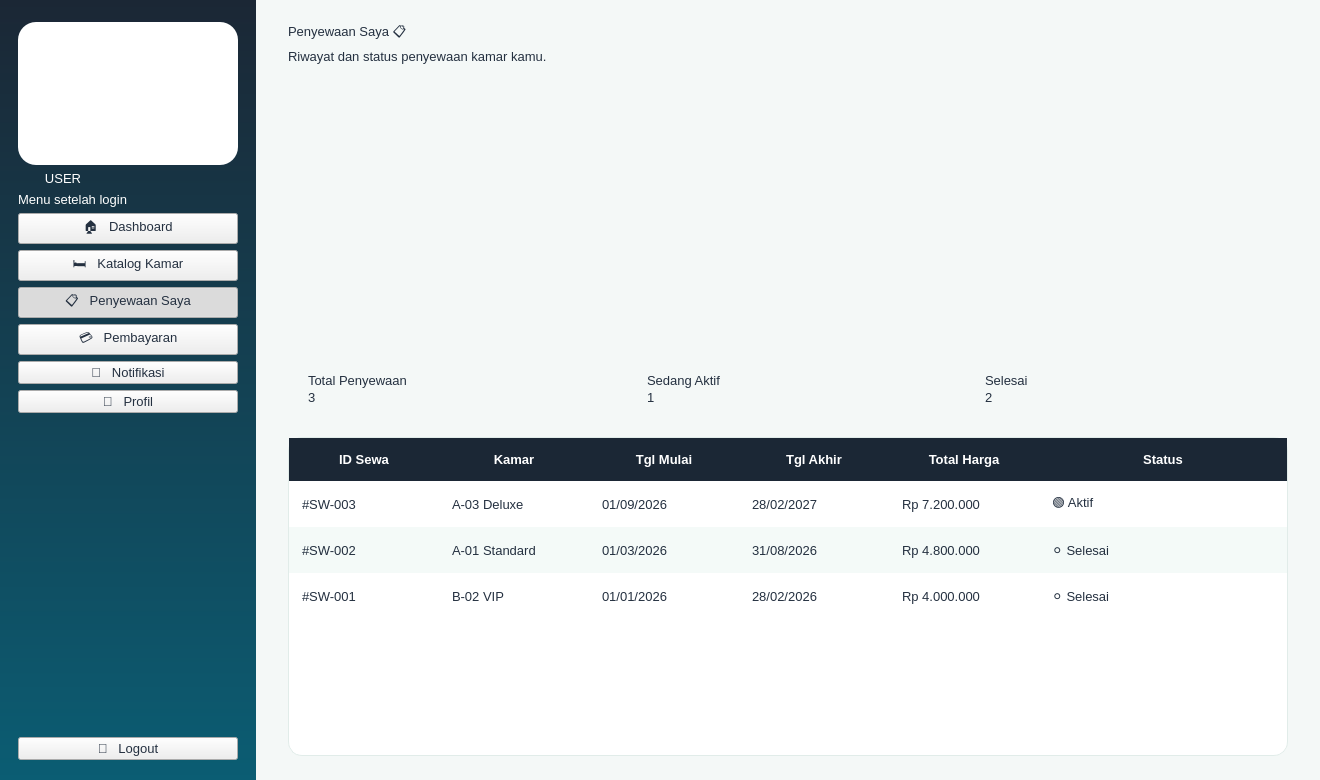
<?xml version="1.0" encoding="UTF-8"?>
<ui version="4.0">
 <class>Win_user_penyewaan</class>
 <widget class="QMainWindow" name="Win_user_penyewaan"><property name="geometry"><rect><x>0</x><y>0</y><width>1320</width><height>780</height></rect></property><property name="minimumSize"><size><width>1180</width><height>700</height></size></property><property name="windowTitle"><string>KOSTAY - Penyewaan Saya</string></property><property name="styleSheet"><string notr="true">
* { font-family: 'Segoe UI', 'Inter', sans-serif; font-size: 10pt; color: #243040; }
QMainWindow, QWidget#centralwidget { background: #F4F8F7; }
QLabel { background: transparent; }
QCheckBox { background: transparent; spacing: 8px; }
QScrollArea { background: transparent; border: none; }

QFrame#loginShell { background: #FFFFFF; border-radius: 28px; }
QFrame#brandPanel { background: qlineargradient(x1:0,y1:0,x2:1,y2:1, stop:0 #E9F8F2, stop:1 #CDEFF2); border-top-left-radius: 28px; border-bottom-left-radius: 28px; }
QWidget#centralwidgetLogin { background: qlineargradient(x1:0,y1:0,x2:1,y2:1, stop:0 #1B2735, stop:0.55 #0B5D73, stop:1 #12A87B); }

QFrame#sidebarUser, QFrame#sidebarAdmin { background: qlineargradient(x1:0,y1:0,x2:0,y2:1, stop:0 #1B2735, stop:1 #0B5D73); }
QFrame#sidebarUser QLabel, QFrame#sidebarAdmin QLabel { color: #FFFFFF; }
QFrame#logoCard { background: #FFFFFF; border-radius: 18px; }
QLabel[role="roleBadge"] { background: #F7A823; color: #1B2735; border-radius: 10px; padding: 4px 12px; font-weight: 800; letter-spacing: 2px; }
QFrame#sidebarUser QLabel[role="roleBadge"], QFrame#sidebarAdmin QLabel[role="roleBadge"] { color: #1B2735; }
QLabel[role="menuHint"] { color: #9FC3CB; font-size: 9pt; }
QPushButton[nav="true"] { color: #CFE3E6; text-align: left; padding: 13px 18px; border: none; border-radius: 12px; font-weight: 600; background: transparent; }
QPushButton[nav="true"]:hover { background: rgba(255,255,255,0.10); color: #FFFFFF; }
QPushButton[nav="true"]:checked { background: qlineargradient(x1:0,y1:0,x2:1,y2:0, stop:0 #12A87B, stop:1 #2DBE7E); color: #FFFFFF; }
QPushButton[nav="logout"] { color: #FFD9A0; text-align: left; padding: 12px 18px; border: 1px solid rgba(247,168,35,0.7); border-radius: 12px; font-weight: 700; background: transparent; }
QPushButton[nav="logout"]:hover { background: #F7A823; color: #1B2735; }

QFrame[card="white"] { background: #FFFFFF; border: 1px solid #E1ECE9; border-radius: 18px; }
QFrame[card="mint"] { background: qlineargradient(x1:0,y1:0,x2:1,y2:1, stop:0 #E3F7EF, stop:1 #D2EEF3); border: none; border-radius: 18px; }
QFrame[card="green"] { background: qlineargradient(x1:0,y1:0,x2:1,y2:1, stop:0 #12A87B, stop:1 #2DBE7E); border-radius: 18px; }
QFrame[card="navy"] { background: qlineargradient(x1:0,y1:0,x2:1,y2:1, stop:0 #1B2735, stop:1 #0B5D73); border-radius: 18px; }
QFrame[card="orange"] { background: qlineargradient(x1:0,y1:0,x2:1,y2:1, stop:0 #F7A823, stop:1 #FFC857); border-radius: 18px; }
QFrame[card="teal"] { background: qlineargradient(x1:0,y1:0,x2:1,y2:1, stop:0 #0B5D73, stop:1 #12A87B); border-radius: 18px; }
QFrame[card="green"] QLabel, QFrame[card="navy"] QLabel, QFrame[card="teal"] QLabel { color: #FFFFFF; }
QFrame[card="orange"] QLabel { color: #1B2735; }

QLabel[role="title"] { font-size: 22pt; font-weight: 800; color: #1B2735; }
QLabel[role="subtitle"] { font-size: 10.5pt; color: #6B7B8C; }
QLabel[role="section"] { font-size: 13pt; font-weight: 700; color: #1B2735; }
QLabel[role="statlabel"] { font-size: 10pt; font-weight: 600; }
QLabel[role="statvalue"] { font-size: 22pt; font-weight: 800; }
QLabel[role="statsub"] { font-size: 9pt; }
QLabel[role="price"] { font-size: 14pt; font-weight: 800; color: #12A87B; }
QLabel[role="roomname"] { font-size: 12pt; font-weight: 700; color: #1B2735; }
QLabel[role="muted"] { color: #6B7B8C; }
QLabel[role="fieldlabel"] { font-weight: 600; color: #1B2735; }
QLabel[role="emoji"] { font-size: 40pt; }
QLabel[role="chip_mint"] { background: #DFF5EC; color: #0B6B55; border-radius: 12px; padding: 6px 12px; font-weight: 600; }
QLabel[role="chip_green"] { background: #12A87B; color: #FFFFFF; border-radius: 12px; padding: 5px 12px; font-weight: 700; }
QLabel[role="chip_orange"] { background: #FFF0D2; color: #A8680A; border-radius: 12px; padding: 5px 12px; font-weight: 700; }
QLabel[role="chip_navy"] { background: #E4EAF0; color: #1B2735; border-radius: 12px; padding: 5px 12px; font-weight: 700; }
QFrame[card="roomimg"] { background: qlineargradient(x1:0,y1:0,x2:1,y2:1, stop:0 #D9F3EA, stop:1 #BFE6EE); border-radius: 14px; border: none; }
QFrame[card="roomimg"] QLabel { color: #0B5D73; }

QPushButton[variant="primary"] { background: qlineargradient(x1:0,y1:0,x2:1,y2:0, stop:0 #0B5D73, stop:1 #12A87B); color: #FFFFFF; border: none; border-radius: 12px; padding: 11px 22px; font-weight: 700; }
QPushButton[variant="primary"]:hover { background: qlineargradient(x1:0,y1:0,x2:1,y2:0, stop:0 #0E7390, stop:1 #1FC490); }
QPushButton[variant="accent"] { background: #F7A823; color: #1B2735; border: none; border-radius: 12px; padding: 11px 22px; font-weight: 700; }
QPushButton[variant="accent"]:hover { background: #FFB93F; }
QPushButton[variant="danger"] { background: #FDECEC; color: #D64545; border: 1px solid #F5BCBC; border-radius: 12px; padding: 11px 22px; font-weight: 700; }
QPushButton[variant="danger"]:hover { background: #D64545; color: #FFFFFF; }
QPushButton[variant="ghost"] { background: transparent; color: #0B5D73; border: 1.5px solid #0B5D73; border-radius: 12px; padding: 10px 22px; font-weight: 700; }
QPushButton[variant="ghost"]:hover { background: #0B5D73; color: #FFFFFF; }
QPushButton[variant="link"] { background: transparent; color: #12A87B; border: none; font-weight: 700; }
QPushButton[variant="link"]:hover { color: #0B5D73; text-decoration: underline; }

QLineEdit, QComboBox, QSpinBox, QDateEdit, QTextEdit { background: #FFFFFF; border: 1.5px solid #D5E3E0; border-radius: 12px; padding: 10px 14px; selection-background-color: #12A87B; }
QLineEdit:focus, QComboBox:focus, QSpinBox:focus, QDateEdit:focus, QTextEdit:focus { border: 1.5px solid #12A87B; }
QComboBox::drop-down, QDateEdit::drop-down { border: none; width: 28px; }
QCheckBox::indicator { width: 18px; height: 18px; border-radius: 5px; border: 1.5px solid #12A87B; background: #FFFFFF; }
QCheckBox::indicator:checked { background: #12A87B; }

QTableWidget { background: #FFFFFF; border: 1px solid #E1ECE9; border-radius: 14px; gridline-color: transparent; alternate-background-color: #F4FAF8; selection-background-color: #D9F3EA; selection-color: #1B2735; }
QTableWidget::item { padding: 10px; border: none; }
QHeaderView::section { background: #1B2735; color: #FFFFFF; padding: 12px 10px; border: none; font-weight: 700; }
QListWidget { background: #FFFFFF; border: 1px solid #E1ECE9; border-radius: 14px; padding: 8px; }
QListWidget::item { padding: 14px; border-bottom: 1px solid #EEF3F2; border-radius: 10px; }
QListWidget::item:selected { background: #D9F3EA; color: #1B2735; }
QProgressBar { background: rgba(255,255,255,0.25); border: none; border-radius: 6px; }
QProgressBar::chunk { background: #F7A823; border-radius: 6px; }
QFrame[card="white"] QProgressBar { background: #E1ECE9; }
QFrame[card="white"] QProgressBar::chunk { background: #12A87B; }
QScrollBar:vertical { background: transparent; width: 10px; }
QScrollBar::handle:vertical { background: #BFD6D1; border-radius: 5px; min-height: 30px; }
QScrollBar::add-line:vertical, QScrollBar::sub-line:vertical { height: 0; }
</string></property>
<widget class="QWidget" name="centralwidget"><layout class="QHBoxLayout" name="lay275" stretch="0,1"><property name="spacing"><number>0</number></property><property name="leftMargin"><number>0</number></property><property name="topMargin"><number>0</number></property><property name="rightMargin"><number>0</number></property><property name="bottomMargin"><number>0</number></property><item>
<widget class="QFrame" name="sidebarUser"><property name="minimumSize"><size><width>256</width><height>0</height></size></property><property name="maximumSize"><size><width>256</width><height>16777215</height></size></property><layout class="QVBoxLayout" name="lay273"><property name="spacing"><number>6</number></property><property name="leftMargin"><number>18</number></property><property name="topMargin"><number>22</number></property><property name="rightMargin"><number>18</number></property><property name="bottomMargin"><number>20</number></property><item>
<widget class="QFrame" name="logoCard"><layout class="QVBoxLayout" name="lay269"><property name="spacing"><number>0</number></property><property name="leftMargin"><number>10</number></property><property name="topMargin"><number>10</number></property><property name="rightMargin"><number>10</number></property><property name="bottomMargin"><number>10</number></property><item>
<widget class="QLabel" name="label268"><property name="pixmap"><pixmap>images/logo.png</pixmap></property><property name="scaledContents"><bool>true</bool></property><property name="minimumSize"><size><width>176</width><height>123</height></size></property><property name="maximumSize"><size><width>176</width><height>123</height></size></property><property name="text"><string></string></property></widget>
</item>
</layout></widget>
</item>
<item>
<widget class="QLabel" name="label270"><property name="text"><string>USER</string></property><property name="role" stdset="0"><string>roleBadge</string></property><property name="alignment"><set>Qt::AlignCenter</set></property><property name="maximumSize"><size><width>90</width><height>16777215</height></size></property></widget>
</item>
<item>
<widget class="QLabel" name="label271"><property name="text"><string>Menu setelah login</string></property><property name="role" stdset="0"><string>menuHint</string></property></widget>
</item>
<item>
<widget class="QPushButton" name="btnUserDashboard"><property name="text"><string>🏠   Dashboard</string></property><property name="cursor"><cursorShape>PointingHandCursor</cursorShape></property><property name="nav" stdset="0"><string>true</string></property><property name="checkable"><bool>true</bool></property><property name="autoExclusive"><bool>true</bool></property></widget>
</item>
<item>
<widget class="QPushButton" name="btnUserKatalog"><property name="text"><string>🛏️   Katalog Kamar</string></property><property name="cursor"><cursorShape>PointingHandCursor</cursorShape></property><property name="nav" stdset="0"><string>true</string></property><property name="checkable"><bool>true</bool></property><property name="autoExclusive"><bool>true</bool></property></widget>
</item>
<item>
<widget class="QPushButton" name="btnUserPenyewaan"><property name="text"><string>📋   Penyewaan Saya</string></property><property name="cursor"><cursorShape>PointingHandCursor</cursorShape></property><property name="nav" stdset="0"><string>true</string></property><property name="checkable"><bool>true</bool></property><property name="autoExclusive"><bool>true</bool></property><property name="checked"><bool>true</bool></property></widget>
</item>
<item>
<widget class="QPushButton" name="btnUserPembayaran"><property name="text"><string>💳   Pembayaran</string></property><property name="cursor"><cursorShape>PointingHandCursor</cursorShape></property><property name="nav" stdset="0"><string>true</string></property><property name="checkable"><bool>true</bool></property><property name="autoExclusive"><bool>true</bool></property></widget>
</item>
<item>
<widget class="QPushButton" name="btnUserNotifikasi"><property name="text"><string>🔔   Notifikasi</string></property><property name="cursor"><cursorShape>PointingHandCursor</cursorShape></property><property name="nav" stdset="0"><string>true</string></property><property name="checkable"><bool>true</bool></property><property name="autoExclusive"><bool>true</bool></property></widget>
</item>
<item>
<widget class="QPushButton" name="btnUserProfil"><property name="text"><string>👤   Profil</string></property><property name="cursor"><cursorShape>PointingHandCursor</cursorShape></property><property name="nav" stdset="0"><string>true</string></property><property name="checkable"><bool>true</bool></property><property name="autoExclusive"><bool>true</bool></property></widget>
</item>
<item><spacer name="sp272"><property name="orientation"><enum>Qt::Vertical</enum></property><property name="sizeHint" stdset="0"><size><width>20</width><height>40</height></size></property></spacer></item>
<item>
<widget class="QPushButton" name="btnUserLogout"><property name="text"><string>🚪   Logout</string></property><property name="cursor"><cursorShape>PointingHandCursor</cursorShape></property><property name="nav" stdset="0"><string>logout</string></property></widget>
</item>
</layout></widget>
</item>
<item>
<widget class="QWidget" name="content274"><layout class="QVBoxLayout" name="lay267"><property name="spacing"><number>16</number></property><property name="leftMargin"><number>32</number></property><property name="topMargin"><number>22</number></property><property name="rightMargin"><number>32</number></property><property name="bottomMargin"><number>24</number></property><item><layout class="QHBoxLayout" name="lay266"><property name="spacing"><number>12</number></property><property name="leftMargin"><number>0</number></property><property name="topMargin"><number>0</number></property><property name="rightMargin"><number>0</number></property><property name="bottomMargin"><number>0</number></property><item><layout class="QVBoxLayout" name="lay263"><property name="spacing"><number>4</number></property><property name="leftMargin"><number>0</number></property><property name="topMargin"><number>0</number></property><property name="rightMargin"><number>0</number></property><property name="bottomMargin"><number>0</number></property><item>
<widget class="QLabel" name="label260"><property name="text"><string>Penyewaan Saya 📋</string></property><property name="role" stdset="0"><string>title</string></property></widget>
</item>
<item>
<widget class="QLabel" name="label261"><property name="text"><string>Riwayat dan status penyewaan kamar kamu.</string></property><property name="role" stdset="0"><string>subtitle</string></property></widget>
</item>
<item><spacer name="sp262"><property name="orientation"><enum>Qt::Vertical</enum></property><property name="sizeHint" stdset="0"><size><width>20</width><height>4</height></size></property></spacer></item>
</layout></item>
<item><spacer name="sp264"><property name="orientation"><enum>Qt::Horizontal</enum></property><property name="sizeHint" stdset="0"><size><width>20</width><height>20</height></size></property></spacer></item>
<item>
<widget class="QLabel" name="label265"><property name="pixmap"><pixmap>images/mascot_3.png</pixmap></property><property name="scaledContents"><bool>true</bool></property><property name="minimumSize"><size><width>74</width><height>110</height></size></property><property name="maximumSize"><size><width>74</width><height>110</height></size></property><property name="text"><string></string></property></widget>
</item>
</layout></item>
<item><layout class="QHBoxLayout" name="lay259"><property name="spacing"><number>16</number></property><property name="leftMargin"><number>0</number></property><property name="topMargin"><number>0</number></property><property name="rightMargin"><number>0</number></property><property name="bottomMargin"><number>0</number></property><item>
<widget class="QFrame" name="frame250"><property name="card" stdset="0"><string>green</string></property><layout class="QVBoxLayout" name="lay249"><property name="spacing"><number>2</number></property><property name="leftMargin"><number>20</number></property><property name="topMargin"><number>16</number></property><property name="rightMargin"><number>20</number></property><property name="bottomMargin"><number>16</number></property><item>
<widget class="QLabel" name="label247"><property name="text"><string>Total Penyewaan</string></property><property name="role" stdset="0"><string>statlabel</string></property></widget>
</item>
<item>
<widget class="QLabel" name="label248"><property name="text"><string>3</string></property><property name="role" stdset="0"><string>statvalue</string></property></widget>
</item>
</layout></widget>
</item>
<item>
<widget class="QFrame" name="frame254"><property name="card" stdset="0"><string>navy</string></property><layout class="QVBoxLayout" name="lay253"><property name="spacing"><number>2</number></property><property name="leftMargin"><number>20</number></property><property name="topMargin"><number>16</number></property><property name="rightMargin"><number>20</number></property><property name="bottomMargin"><number>16</number></property><item>
<widget class="QLabel" name="label251"><property name="text"><string>Sedang Aktif</string></property><property name="role" stdset="0"><string>statlabel</string></property></widget>
</item>
<item>
<widget class="QLabel" name="label252"><property name="text"><string>1</string></property><property name="role" stdset="0"><string>statvalue</string></property></widget>
</item>
</layout></widget>
</item>
<item>
<widget class="QFrame" name="frame258"><property name="card" stdset="0"><string>orange</string></property><layout class="QVBoxLayout" name="lay257"><property name="spacing"><number>2</number></property><property name="leftMargin"><number>20</number></property><property name="topMargin"><number>16</number></property><property name="rightMargin"><number>20</number></property><property name="bottomMargin"><number>16</number></property><item>
<widget class="QLabel" name="label255"><property name="text"><string>Selesai</string></property><property name="role" stdset="0"><string>statlabel</string></property></widget>
</item>
<item>
<widget class="QLabel" name="label256"><property name="text"><string>2</string></property><property name="role" stdset="0"><string>statvalue</string></property></widget>
</item>
</layout></widget>
</item>
</layout></item>
<item>
<widget class="QTableWidget" name="tblPenyewaan"><property name="alternatingRowColors"><bool>true</bool></property><property name="editTriggers"><set>QAbstractItemView::NoEditTriggers</set></property><property name="selectionBehavior"><enum>QAbstractItemView::SelectRows</enum></property><property name="showGrid"><bool>false</bool></property><attribute name="horizontalHeaderStretchLastSection"><bool>true</bool></attribute><attribute name="horizontalHeaderDefaultSectionSize"><number>150</number></attribute><attribute name="verticalHeaderDefaultSectionSize"><number>46</number></attribute><attribute name="verticalHeaderVisible"><bool>false</bool></attribute><row/><row/><row/><column><property name="text"><string>ID Sewa</string></property></column><column><property name="text"><string>Kamar</string></property></column><column><property name="text"><string>Tgl Mulai</string></property></column><column><property name="text"><string>Tgl Akhir</string></property></column><column><property name="text"><string>Total Harga</string></property></column><column><property name="text"><string>Status</string></property></column><item row="0" column="0"><property name="text"><string>#SW-003</string></property></item>
<item row="0" column="1"><property name="text"><string>A-03 Deluxe</string></property></item>
<item row="0" column="2"><property name="text"><string>01/09/2026</string></property></item>
<item row="0" column="3"><property name="text"><string>28/02/2027</string></property></item>
<item row="0" column="4"><property name="text"><string>Rp 7.200.000</string></property></item>
<item row="0" column="5"><property name="text"><string>🟢 Aktif</string></property></item>
<item row="1" column="0"><property name="text"><string>#SW-002</string></property></item>
<item row="1" column="1"><property name="text"><string>A-01 Standard</string></property></item>
<item row="1" column="2"><property name="text"><string>01/03/2026</string></property></item>
<item row="1" column="3"><property name="text"><string>31/08/2026</string></property></item>
<item row="1" column="4"><property name="text"><string>Rp 4.800.000</string></property></item>
<item row="1" column="5"><property name="text"><string>⚪ Selesai</string></property></item>
<item row="2" column="0"><property name="text"><string>#SW-001</string></property></item>
<item row="2" column="1"><property name="text"><string>B-02 VIP</string></property></item>
<item row="2" column="2"><property name="text"><string>01/01/2026</string></property></item>
<item row="2" column="3"><property name="text"><string>28/02/2026</string></property></item>
<item row="2" column="4"><property name="text"><string>Rp 4.000.000</string></property></item>
<item row="2" column="5"><property name="text"><string>⚪ Selesai</string></property></item>
</widget>
</item>
</layout></widget>
</item>
</layout></widget>
</widget>
 <resources/>
 <connections/>
</ui>
